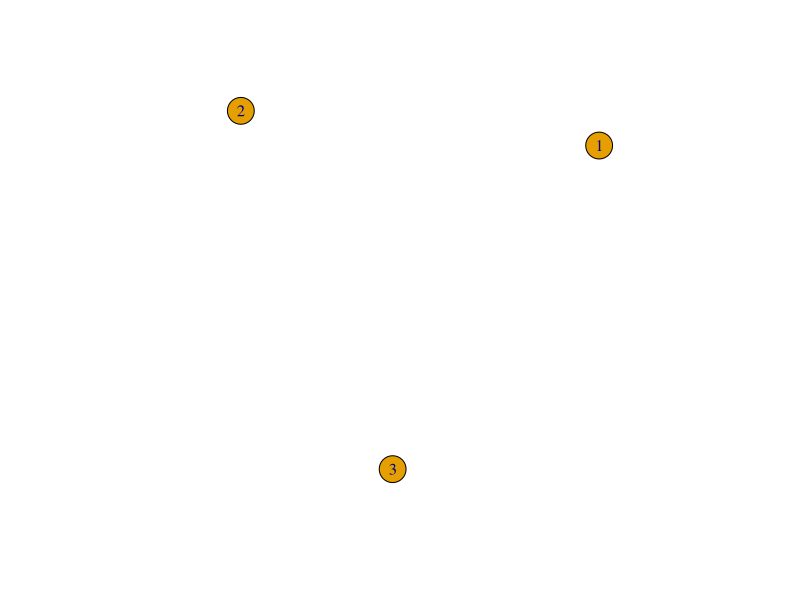
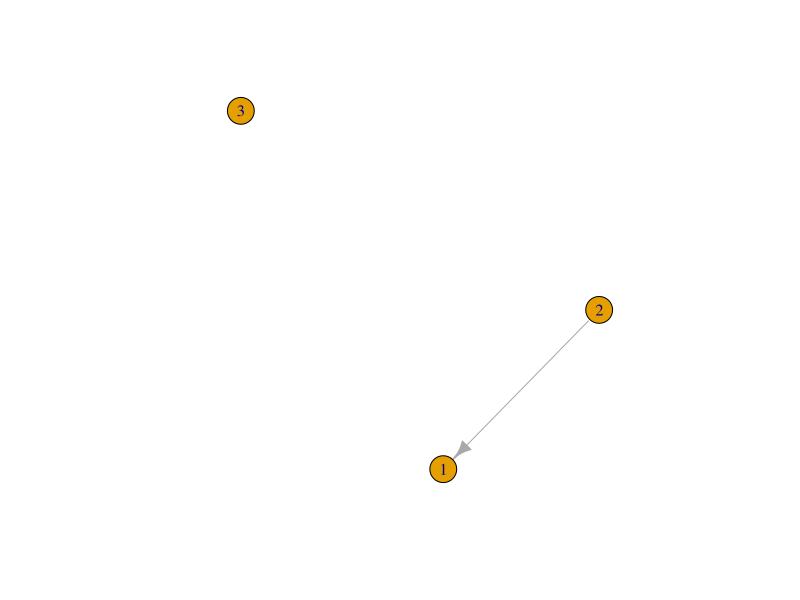
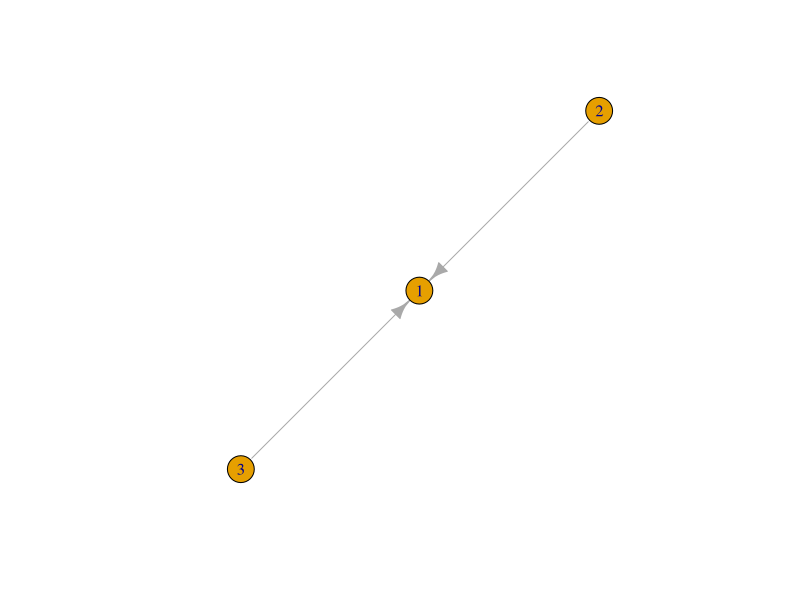
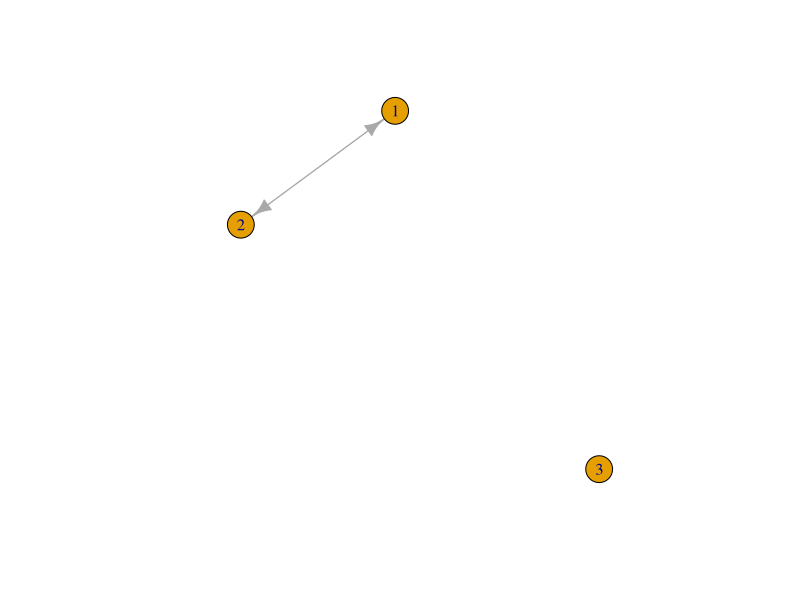
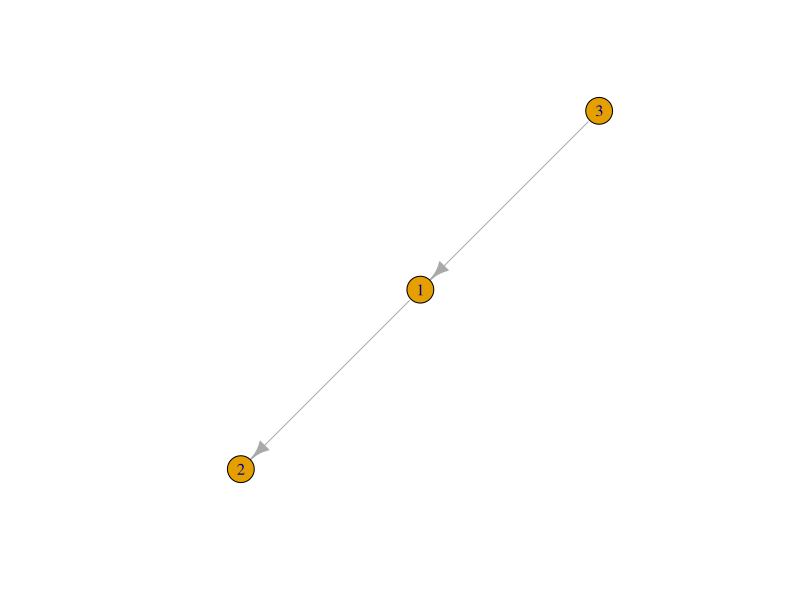
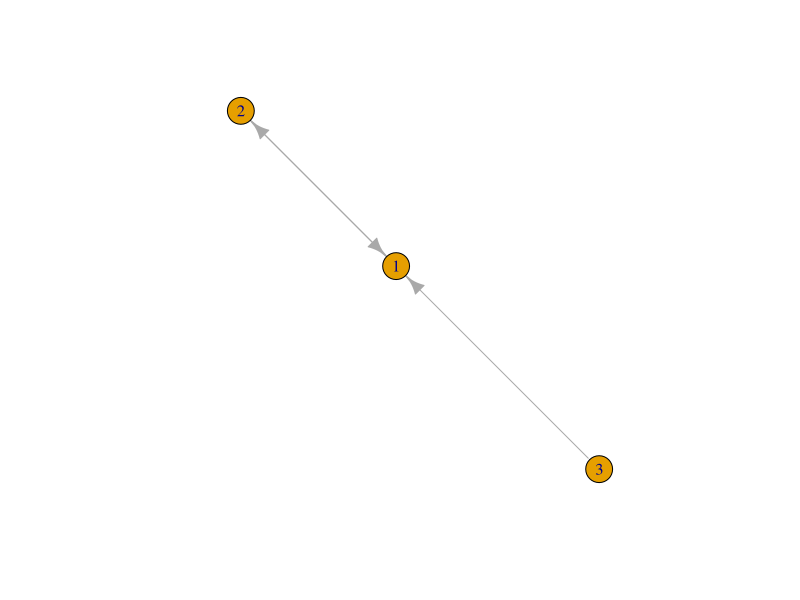
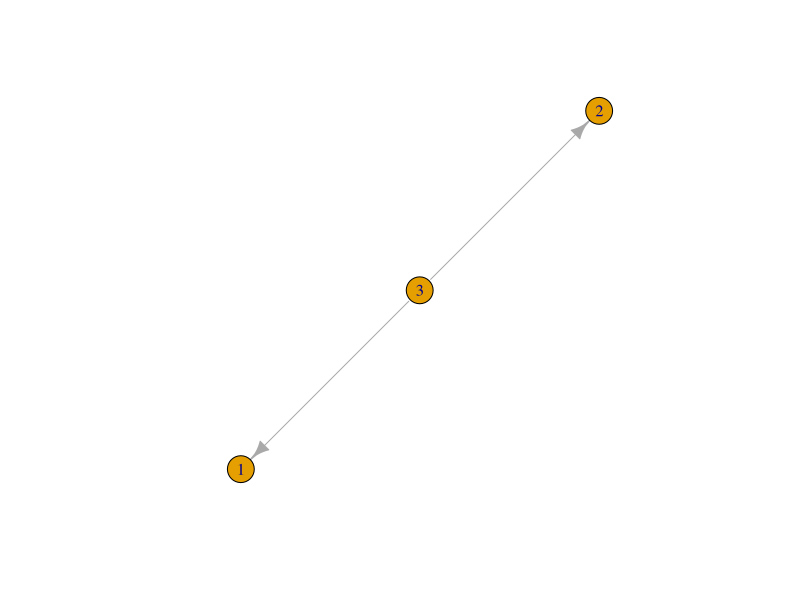
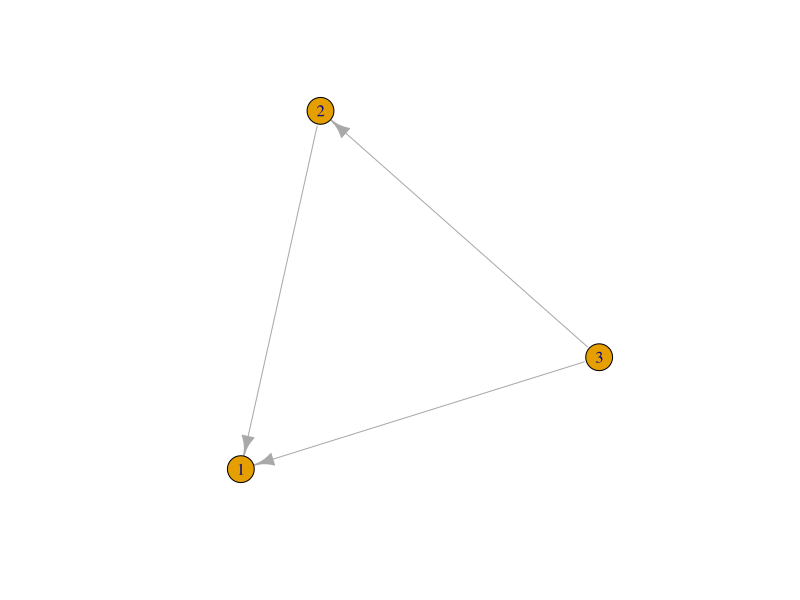

These figures' R source, in order:
library(tidyverse)
library(magrittr)
library(purrr)
library(lubridate)
library(readxl)
library(igraph)
library(ggplot2)

post_df <- read_excel("TaiwanDrama.xlsx") %>%
  mutate(comment_no=as.integer(comment_no),
         push_no=as.integer(push_no),
         commenter_no=as.integer(commenter_no)) %>%
  mutate(post_date=as.Date(post_date)) %>%
  mutate(rel=grepl("與惡", title)|grepl("與惡", ptext))

commenter_df <- read_excel("TaiwanDrama_commenters.xlsx")

rel_commenter_df <- commenter_df %>%
  filter(id %in% post_df$id[post_df$rel]) %>%
  group_by(id, author_id, commenter_id, comment_label) %>%
  summarise(count=n())

rel_commenter_df1 <- rel_commenter_df %>%
  group_by(id, author_id, commenter_id) %>%
  summarise(count=sum(count)) %>%
  arrange(desc(count))

rel_commenter_df2 <- rel_commenter_df1 %>%
  group_by(author_id, commenter_id) %>%
  summarise(count=n_distinct(count)) %>%
  select(commenter_id, author_id, count) %>%
  arrange(desc(count))

print(paste("發文數：", length(unique(rel_commenter_df1$id))))
print(paste("發文者人數：", length(unique(rel_commenter_df2$author_id))))
print(paste("推文者人數：", length(unique(rel_commenter_df2$commenter_id))))

# 將data frame轉換成graph，以推文者回應發文者的發文數為兩個連結間的權重
post_graph <- graph_from_data_frame(rel_commenter_df2)

# 參與的使用者帳號：Number of Vertices, vcount
print(paste("參與的使用者帳號數：", vcount(post_graph)))

# 推文者回應的發文者帳號數
out_deg <- degree(post_graph, v = V(post_graph), mode = "out",
                  loops = TRUE, normalized = FALSE)
table(out_deg)
# 推文者回應的發文者帳號數：0，只參與發文的使用者帳號
print(paste("只參與發文的使用者帳號數：", length(which(out_deg==0))))

# 發文者獲得的推文者帳號數
in_deg <- degree(post_graph, v = V(post_graph), mode = "in",
                 loops = TRUE, normalized = FALSE)
table(in_deg)
# 發文者獲得的推文者帳號數：0，只參與推文的使用者帳號
print(paste("只參與發文的使用者帳號數：", length(which(in_deg==0))))

# 同時有發文與推文的帳號數
print(paste("同時有發文與推文的帳號數：",
            vcount(post_graph)-length(which(out_deg==0))-length(which(in_deg==0))))

user_df <- data.frame(user_id= attr(V(post_graph), "names"),
                      in_deg, out_deg,
                      stringsAsFactors = FALSE)

selected_vid <- user_df %>%
  mutate(vid=row_number()) %>%
  filter(in_deg>0 & out_deg>0) %>%
  pull(vid)

active_user_g <- induced_subgraph(post_graph, selected_vid)

print(paste("共有多少節點：", gorder(active_user_g)))
print(paste("共有多少連結：", gsize(active_user_g)))
print(paste("密度：", edge_density(active_user_g)))

print(paste0("此網路彼此", ifelse(is_connected(active_user_g, "weak"), "相連", "不相連")))

comp <- components(active_user_g, "weak")
print(paste("弱相連：分為多少個部分：", comp$no))
print(paste("最大的部分佔所有節點數比例：", max(comp$csize)/vcount(active_user_g)))

comp <- components(active_user_g, "strong")
print(paste("強相連：分為多少個部分：", comp$no))
print(paste("最大的部分佔所有節點數比例：", max(comp$csize)/vcount(active_user_g)))

print(paste("最長距離：", diameter(active_user_g)))
print(paste("平均距離：", mean_distance(active_user_g)))

m_c <- motifs(active_user_g)
plot(graph_from_isomorphism_class(3, 0))
plot(graph_from_isomorphism_class(3, 1))
plot(graph_from_isomorphism_class(3, 2))
plot(graph_from_isomorphism_class(3, 3))
plot(graph_from_isomorphism_class(3, 4))
plot(graph_from_isomorphism_class(3, 5))
plot(graph_from_isomorphism_class(3, 6))
plot(graph_from_isomorphism_class(3, 7))
plot(graph_from_isomorphism_class(3, 8))
plot(graph_from_isomorphism_class(3, 9))
plot(graph_from_isomorphism_class(3, 10))
plot(graph_from_isomorphism_class(3, 11))
plot(graph_from_isomorphism_class(3, 12))
plot(graph_from_isomorphism_class(3, 13))
plot(graph_from_isomorphism_class(3, 14))
plot(graph_from_isomorphism_class(3, 15))
